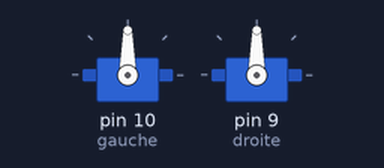
The sketch below on a simulated Arduino Uno, built with avr-gcc and run on an emulated ATmega328P. Parts: 2 × servo.

Above: at 0.1 s.
At 2.1 s:
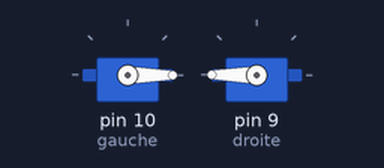
Timing chart, 0 to 3.6 s (numbered marks = the images above):
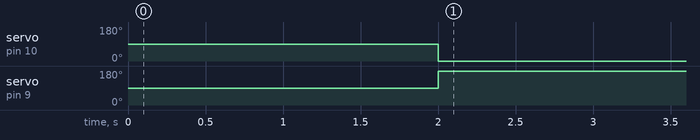

The sketch:

SERVO.ino
```cpp
#include <Servo.h>

Servo gauche;
Servo droite;

void setup() {
  gauche.attach(10);
  droite.attach(9);

  // Arrêt complet au démarrage
  gauche.write(90);
  droite.write(90);
  delay(2000);
}

void loop() {
  /**
  // AVANCER OK !!
  gauche.write(0);
  droite.write(180);
  delay(1000);

  // TOURNER À GAUCHE (Les deux roues vers l'arrière ou une à l'arrêt)
  gauche.write(90); // Arrêt roue gauche
  droite.write(0);  // Marche avant roue droite
  delay(1000);
**/
  // TOURNER À DROITE (Les deux roues vers l'arrière ou une à l'arrêt)
  gauche.write(0); // Arrêt roue gauche
  droite.write(180);  // Marche avant roue droite
  delay(1000);
/**
  // RECULER
  gauche.write(180);
  droite.write(0);
  delay(1000);

  // ARRÊT
  gauche.write(90);
  droite.write(90);
  while(1); // Arrête le programme ici pour ne pas boucler à l'infini pendant les tests**/
}
```

Measured:
- by itself, servo on pin 10 (gauche): 90° → 0° at 2.0 s
- by itself, servo on pin 9 (droite): 90° → 180° at 2.0 s
